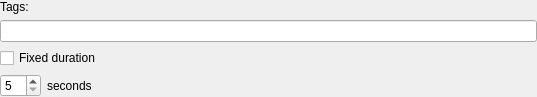
<?xml version="1.0" encoding="UTF-8"?>
<ui version="4.0">
 <class>BookmarkBusinessActionWidget</class>
 <widget class="QWidget" name="BookmarkBusinessActionWidget">
  <property name="geometry">
   <rect>
    <x>0</x>
    <y>0</y>
    <width>537</width>
    <height>97</height>
   </rect>
  </property>
  <property name="windowTitle">
   <string/>
  </property>
  <layout class="QVBoxLayout" name="verticalLayout" stretch="0,0,0,0">
   <property name="leftMargin">
    <number>0</number>
   </property>
   <property name="topMargin">
    <number>0</number>
   </property>
   <property name="rightMargin">
    <number>0</number>
   </property>
   <property name="bottomMargin">
    <number>0</number>
   </property>
   <item>
    <widget class="QLabel" name="label">
     <property name="text">
      <string>Tags:</string>
     </property>
    </widget>
   </item>
   <item>
    <widget class="QLineEdit" name="tagsLineEdit"/>
   </item>
   <item>
    <widget class="QCheckBox" name="fixedDurationCheckBox">
     <property name="text">
      <string>Fixed duration</string>
     </property>
    </widget>
   </item>
   <item>
    <widget class="QWidget" name="durationWidget" native="true">
     <layout class="QHBoxLayout" name="horizontalLayout">
      <property name="leftMargin">
       <number>0</number>
      </property>
      <property name="topMargin">
       <number>0</number>
      </property>
      <property name="rightMargin">
       <number>0</number>
      </property>
      <property name="bottomMargin">
       <number>0</number>
      </property>
      <item>
       <widget class="QSpinBox" name="durationSpinBox">
        <property name="suffix">
         <string/>
        </property>
        <property name="minimum">
         <number>5</number>
        </property>
        <property name="maximum">
         <number>30</number>
        </property>
       </widget>
      </item>
      <item>
       <widget class="QLabel" name="durationSuffixLabel">
        <property name="text">
         <string>seconds</string>
        </property>
       </widget>
      </item>
      <item>
       <spacer name="horizontalSpacer">
        <property name="orientation">
         <enum>Qt::Horizontal</enum>
        </property>
        <property name="sizeHint" stdset="0">
         <size>
          <width>40</width>
          <height>20</height>
         </size>
        </property>
       </spacer>
      </item>
     </layout>
    </widget>
   </item>
  </layout>
 </widget>
 <resources/>
 <connections/>
</ui>
